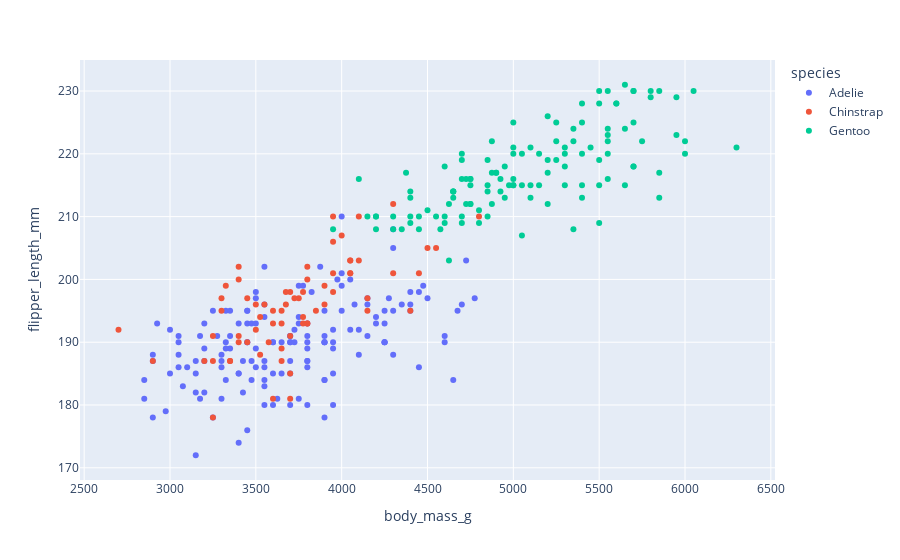

Notebook code cell kept with this figure:
### Markdown cell above
# Finding patterns in our data

Data visualization helps us understand the full picture our data by representing it in a visual way and showing us patterns that we might not be able to see by reading through each row. 

Fill in the missing code below to generate a scatter plot of our penguins dataset.

### Code cell
#TODO 7 choose features (such as body_mass_g, island, ect for x, y, color and symbol)
fig = px.scatter(
    data, x="body_mass_g", y="flipper_length_mm", color="species"
)
fig.show()
